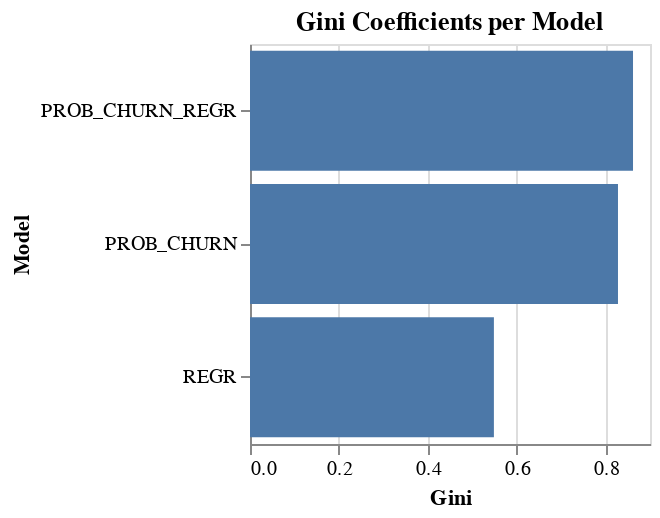

Notebook code for this chart:
### Code cell
from sklearn.metrics import roc_auc_score
import altair as alt

def gini(y_true, y_pred):
    return 2 * roc_auc_score(y_true, y_pred) - 1

# Calculate Gini coefficients
gini_prob_churn = gini(df['Exited'], df['PROB_CHURN'])
gini_regr = gini(df['Exited'], df['REGR'])
gini_prob_churn_regr = gini(df['Exited'], df['PROB_CHURN_REGR'])

print(f"Gini for PROB_CHURN: {gini_prob_churn:.4f}")
print(f"Gini for REGR: {gini_regr:.4f}")
print(f"Gini for PROB_CHURN_REGR: {gini_prob_churn_regr:.4f}")

# Create a DataFrame for the Gini coefficients
gini_data = pd.DataFrame({
    'Model': ['PROB_CHURN', 'REGR', 'PROB_CHURN_REGR'],
    'Gini': [gini_prob_churn, gini_regr, gini_prob_churn_regr]
})

# Create a horizontal bar chart
horizontal_bar_chart = alt.Chart(gini_data).mark_bar().encode(
    x='Gini:Q',
    y=alt.Y('Model:N', sort='-x'),
    tooltip=['Model', 'Gini']
).properties(
    title='Gini Coefficients per Model',
    width=200,
    height=200
)

# Display the chart
horizontal_bar_chart.display()
gini_bar_chart = horizontal_bar_chart.to_json()

### Figure 1 — Vega-Lite specification as saved in the notebook (floating-point values rounded to 4 significant figures)
{"config": {"view": {"continuousWidth": 300, "continuousHeight": 300}}, "data": {"name": "data-8e51d217aaa022c7e4e8bb5e660fc62c"}, "mark": {"type": "bar"}, "encoding": {"tooltip": [{"field": "Model", "type": "nominal"}, {"field": "Gini", "type": "quantitative"}], "x": {"field": "Gini", "type": "quantitative"}, "y": {"field": "Model", "sort": "-x", "type": "nominal"}}, "height": 200, "title": "Gini Coefficients per Model", "width": 200, "$schema": "https://vega.github.io/schema/vega-lite/v5.20.1.json", "datasets": {"data-8e51d217aaa022c7e4e8bb5e660fc62c": [{"Model": "PROB_CHURN", "Gini": 0.828}, {"Model": "REGR", "Gini": 0.5488}, {"Model": "PROB_CHURN_REGR", "Gini": 0.8618}]}}
